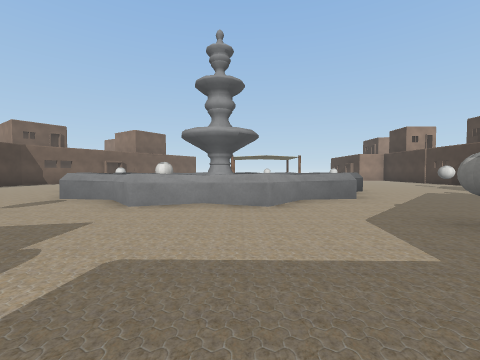
[1] (above)

24 first-person views from a walk through a 3-D level made in the Unity game engine. The camera is 1.2 m above the floor, tilts 2° down and sees 90° across. The floor is counted in squares, 2 m on a side. Each view is taken from the middle of a square. On the plan, view 1 faces up. The plan holds only what a view shows up to about 9 squares ahead; the rest is blank. The place goes on beyond the plan. The player character is not drawn. Some animated figures are left out. Some surface patterns are stand-ins.

[2]
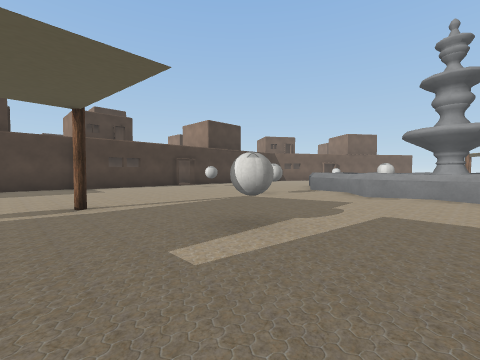

[3]
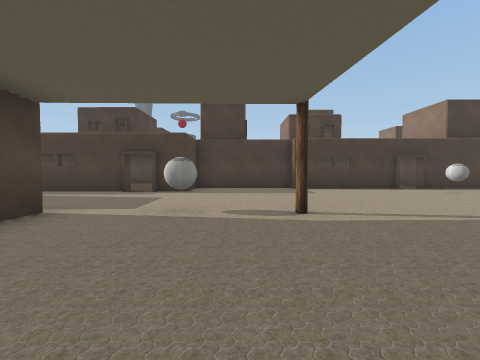

[4]
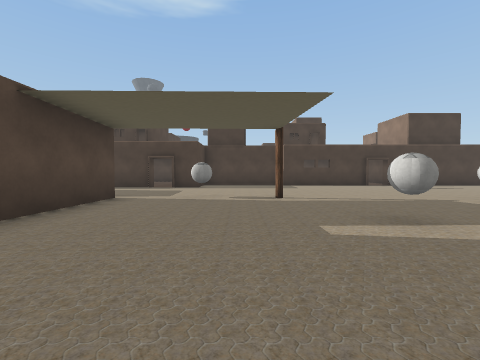

[5]
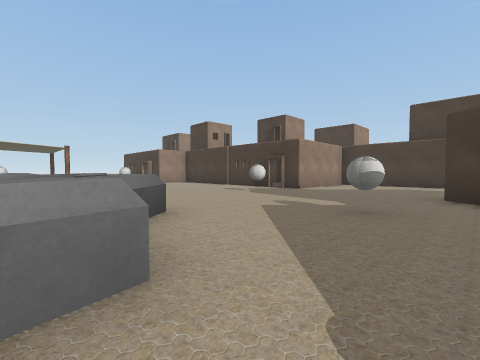

[6]
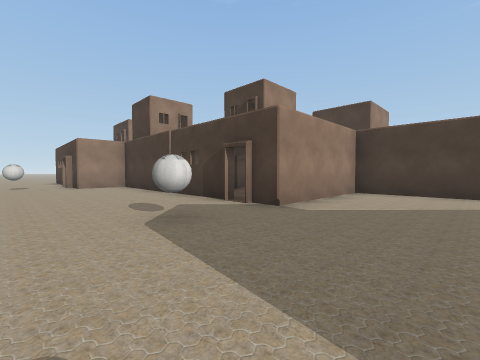

[7]
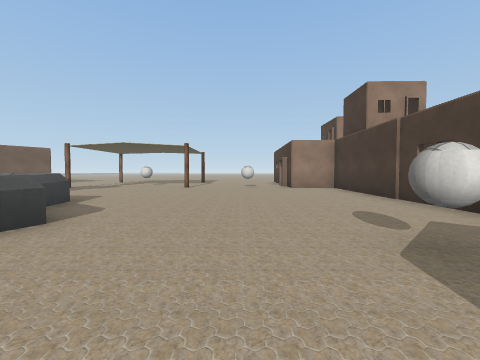

[8]
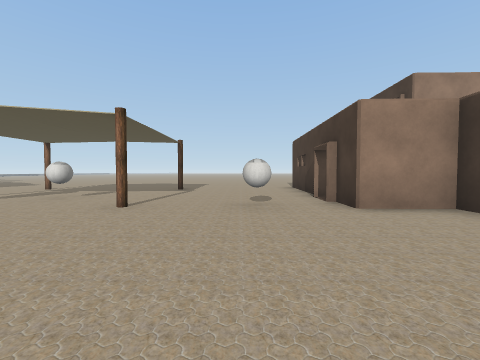

[9]
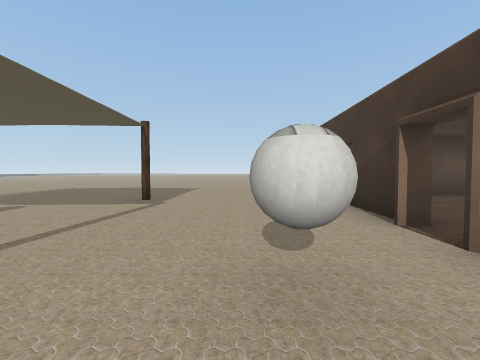

[10]
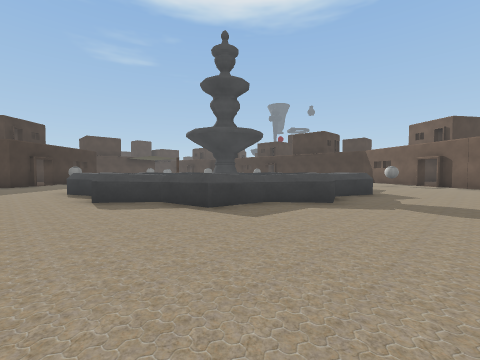

[11]
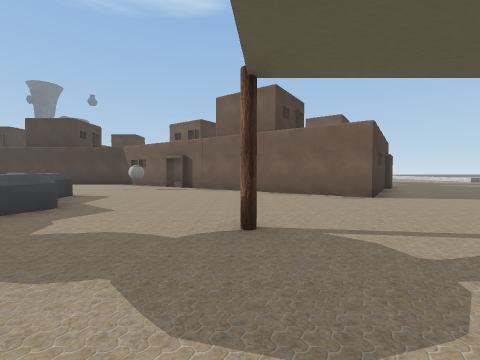

[12]
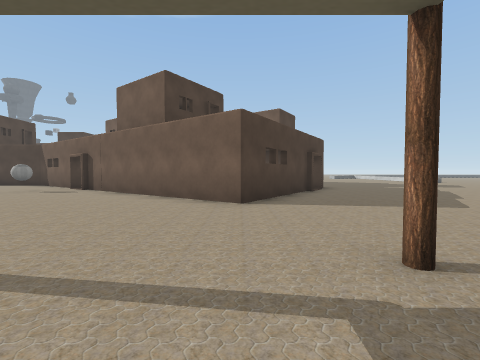

[13]
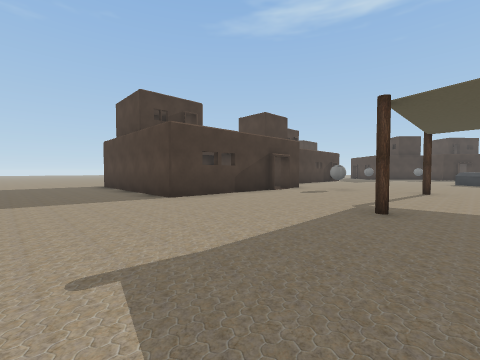

[14]
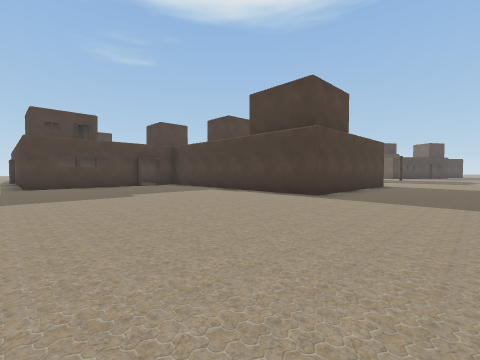

[15]
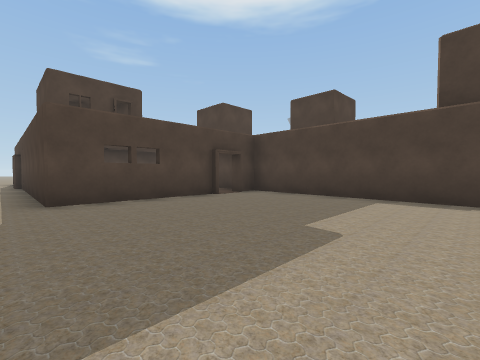

[16]
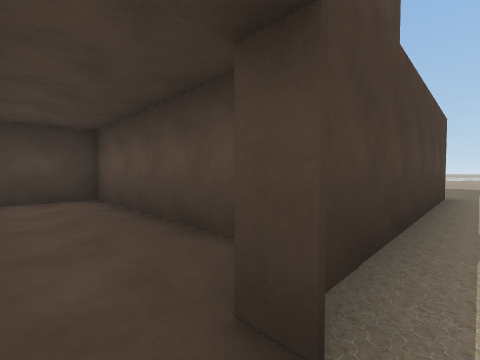

[17]
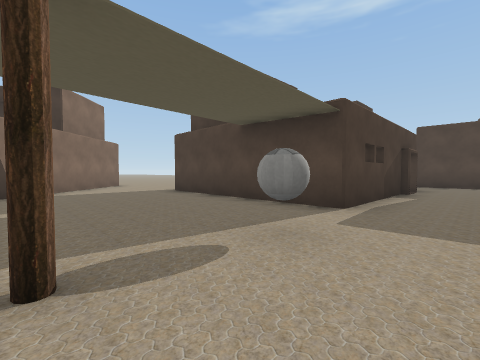

[18]
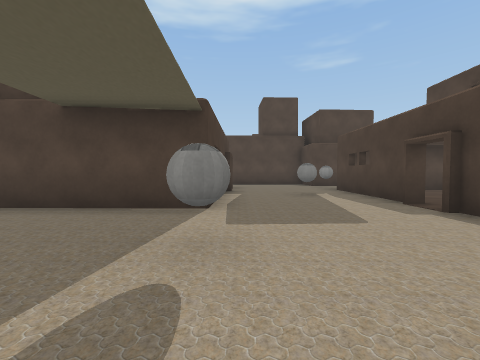

[19]
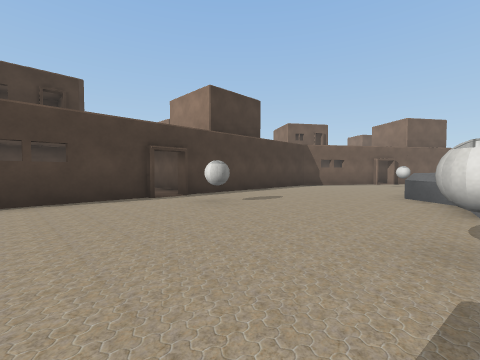

[20]
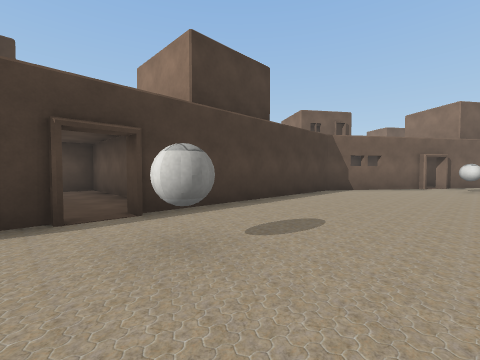

[21]
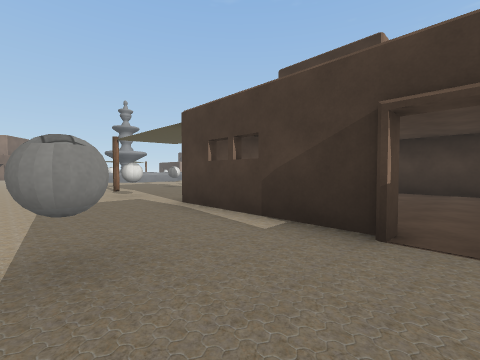

[22]
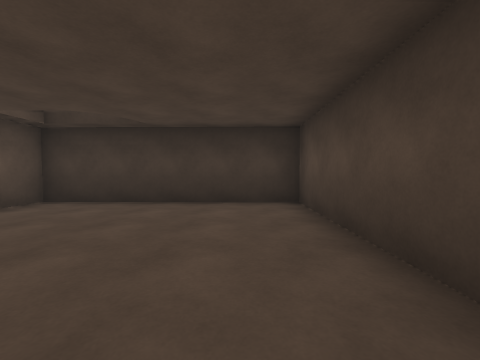

[23]
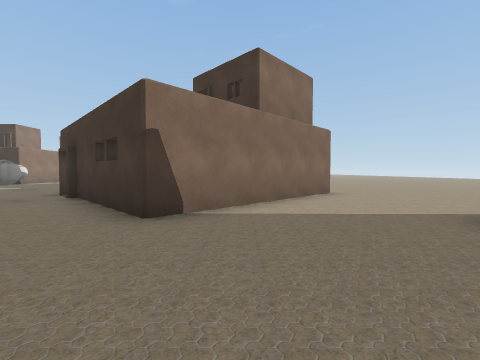

[24]
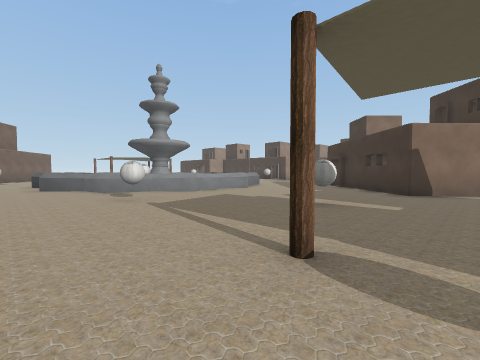

### Floor plan
Key: @ floor where view 1 was taken; # wall or solid block; x gap in a wall; . main floor; : floor 0.25 m higher than the main floor; = window, fence, low wall or low ledge; ^ raised ledge; B ball; O other object.
Columns run from 15 left of view 1 to 19 right of it. Each row starts with its distance up from view 1.
 24        ..... ......................
 23        ............................
 22        ##..........................
 21         ##.............######......
 20          ###..#....#...#... #......
 19            #...........#..  #......
 18           ##...........#.   #......
 17           #......B.....x    #......
 16          ##...#....#.B.###  #......
 15         ##...............#  #......
 14        ##................#  ######.
 13        #.....^.^.........#       #.
 12       ##.B.=^ ^ ^^......##       #.
 11      ##....      ^......##       #.
 10      #....^       ^.....##       #.
  9      #....^   ##  ^....B######  ##.
  8      #....^   ##  ^.........######.
  7      #....^^      ^.........#....x.
  6      #.....^:    ^..........#
  5 ######......^^^^^^...B......#
  4 #......B.....=.=...... ##
  3      #.....B......B##
  2      #............B#
  1      #...........###
  0      #.......B.@##
 -1      #.....#....##
 -2      #...........##
 -3      #....B.......##
 -4      ##............##
 -5       .....######.....
 -6      ..#.. #  ..#......
 -7      . #B.#  ...# .....
 -8     .. #..#.....#  ....
 -9    ##  #........#   ...
-10        O...######    ..

Positions as (right, up) in squares from view 1, and headings:
1: (0, 0), facing up
2: (0, -2), facing up-left
3: (-1, -2), facing left
4: (1, -2), facing left
5: (2, 4), facing up-right
6: (6, 6), facing up-right
7: (6, 7), facing up
8: (6, 12), facing up
9: (6, 15), facing up
10: (5, 15), facing down-left
11: (2, 16), facing left
12: (1, 19), facing left
13: (3, 24), facing down-right
14: (19, 24), facing down-left
15: (19, 19), facing down-left
16: (19, 7), facing up-left
17: (-6, -1), facing down-right
18: (-5, -1), facing down
19: (-4, 1), facing up-left
20: (-6, 3), facing up-left
21: (-7, -9), facing up-right
22: (-4, -9), facing right
23: (-2, -2), facing right
24: (-6, -2), facing up-right
